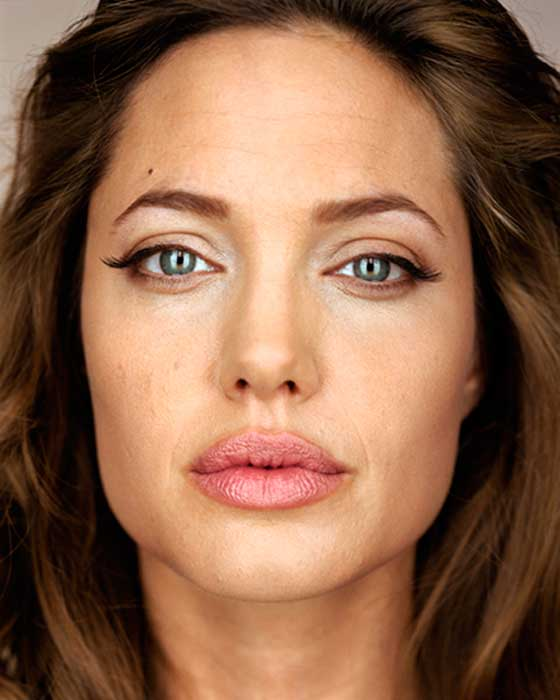
#> input picture images/angelina.jpg, 560 x 700 px, given in place of the camera
$ python 04-edge-detectors_on_video.py   (older library calls are emulated)
#> lines starting #> are read from the running program, lines starting #| are printed output that depends on the picture; after the words box and inside, x2 and y2 are one past the last pixel; in counts of white or black regions, pixels touching at a corner belong together
import cv2
import numpy as np
import argparse
import os
import sys


def auto_canny(image, sigma=0.33):
    # compute the median of the single channel pixel intensities
    v = np.median(image)
    # apply automatic Canny edge detection using the computed median
    lower = int(max(0, (1.0 - sigma) * v))
    upper = int(min(255, (1.0 + sigma) * v))
    edged = cv2.Canny(image, lower, upper)
    return edged


def main():
    cap = cv2.VideoCapture(0)
    while cap.isOpened():
        ret, frame = cap.read()
#> frame is the input picture: shape (700, 560, 3); mean B, G, R 74.5, 99.8, 141
        sobel = cv2.Sobel(frame, cv2.CV_64F,1,1,ksize=3)
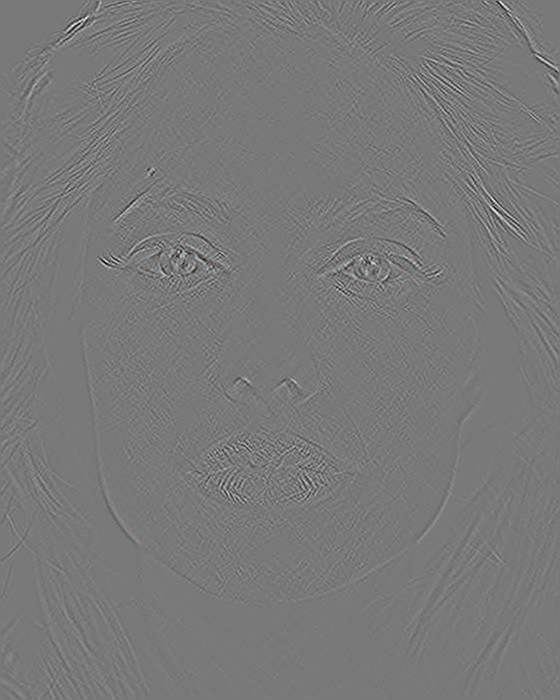
#> sobel: shape (700, 560, 3) float64; mean B, G, R 0, 0, 0; drawn with min black and max white
        laplacian = cv2.Laplacian(frame, cv2.CV_64F)
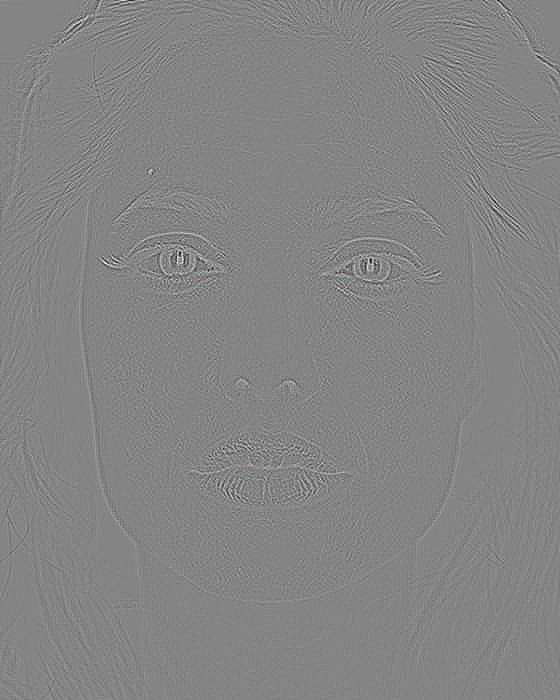
#> laplacian: shape (700, 560, 3) float64; mean B, G, R 0, 0, 0; drawn with min black and max white
        canny = auto_canny(frame)
#> in auto_canny, `v = np.median(image)`: v = 99
#> in auto_canny, `lower = int(max(0, (1.0 - sigma) * v))`: lower = 66
#> in auto_canny, `upper = int(min(255, (1.0 + sigma) * v))`: upper = 131
#> in auto_canny, `edged = cv2.Canny(image, lower, upper)`:
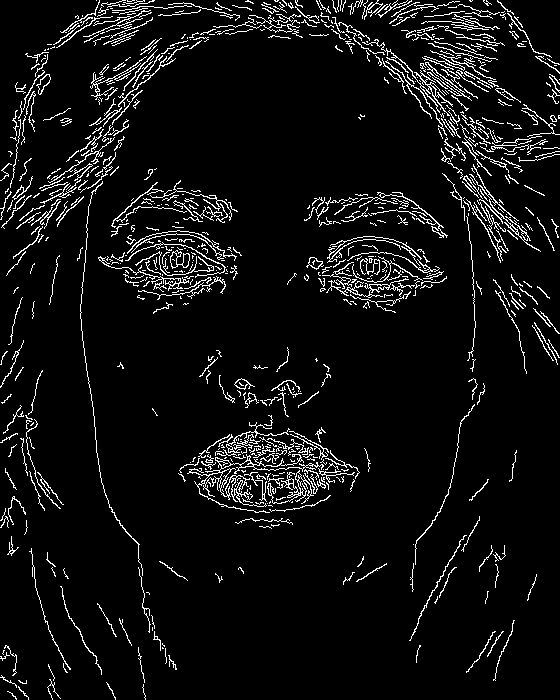
#> edged: shape (700, 560); 6.3% white in thin lines or dots

        cv2.imshow('orig', frame)
        cv2.imshow('sobel', sobel)
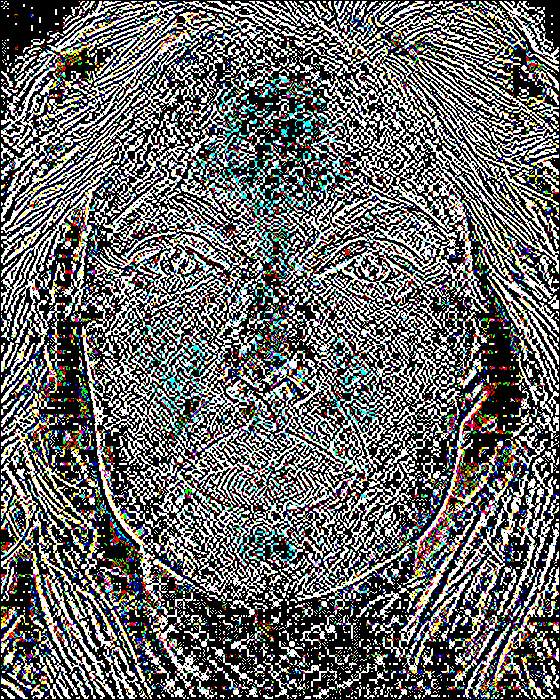
#> window 'sobel': shape (700, 560, 3); mean B, G, R 103, 104.2, 103.4
        cv2.imshow('laplacian', laplacian)
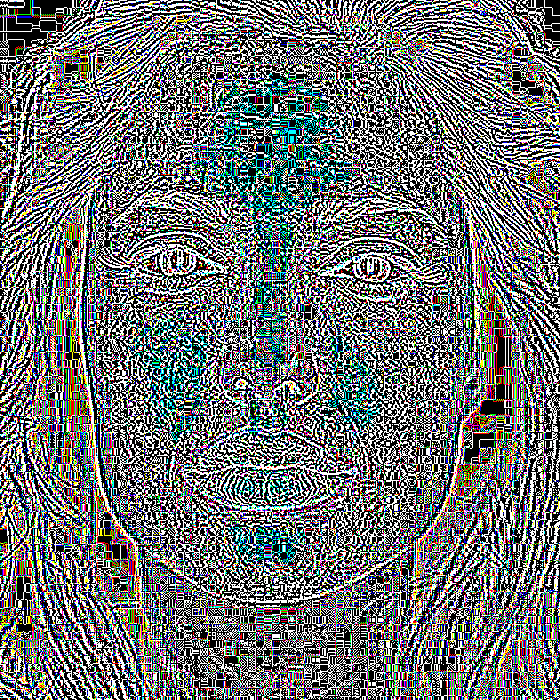
#> window 'laplacian': shape (700, 560, 3); mean B, G, R 113.2, 112.7, 110.3
        cv2.imshow('canny', canny)
        if cv2.waitKey(3) & 0xFF == 27:
#> (key Esc is pressed here)
            break

    cap.release()
    cv2.destroyAllWindows()


if __name__ == '__main__':
    main()
